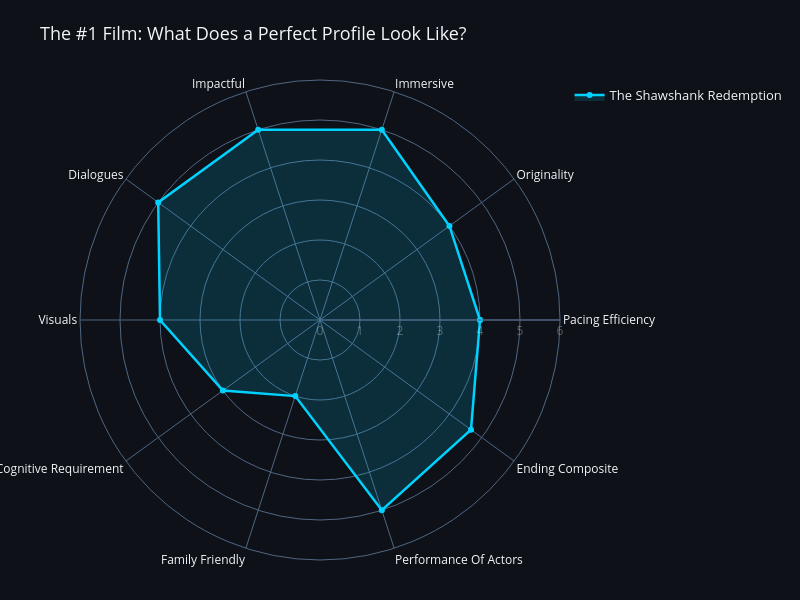

Notebook code for this chart:
### Code cell
movie_radar(['The Shawshank Redemption'], title='The #1 Film: What Does a Perfect Profile Look Like?')

### Figure 1 — Plotly figure (JSON) as saved in the notebook; plotly's stock layout.template omitted (floating-point values rounded to 4 significant figures)
{"data": [{"fill": "toself", "fillcolor": "rgba(0, 210, 255, 0.15)", "line": {"color": "#00d2ff", "width": 2.5}, "name": "The Shawshank Redemption", "r": [4, 4, 5, 5, 5, 4, 3, 2, 5, 4.667, 4], "theta": ["Pacing Efficiency", "Originality", "Immersive", "Impactful", "Dialogues", "Visuals", "Cognitive Requirement", "Family Friendly", "Performance Of Actors", "Ending Composite", "Pacing Efficiency"], "type": "scatterpolar"}], "layout": {"height": 600, "legend": {"font": {"size": 13}}, "margin": {"b": 40, "t": 80}, "paper_bgcolor": "#0e1117", "polar": {"bgcolor": "rgba(0,0,0,0)", "radialaxis": {"color": "rgba(255,255,255,0.3)", "range": [0, 6], "showticklabels": true, "visible": true}}, "showlegend": true, "title": {"font": {"size": 18}, "text": "The #1 Film: What Does a Perfect Profile Look Like?"}, "width": 800}}
